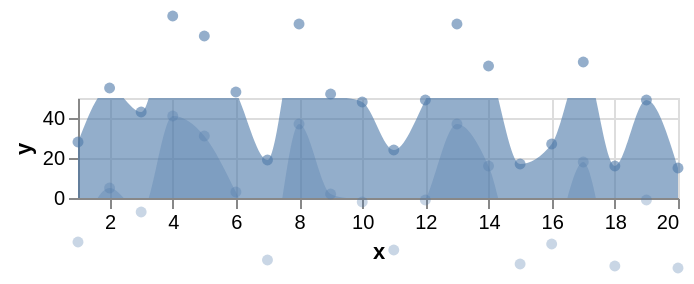

Write a Vega-Lite specification for this figure.
### Vega-Lite specification from a JSON file in a GitHub repository (floating-point values rounded to 4 significant figures)
{"$schema": "https://vega.github.io/schema/vega-lite/v2.json", "description": "Horizon Graph with 2 layers. (See https://idl.cs.washington.edu/papers/horizon/ for more details on Horizon Graphs.)", "width": 300, "height": 50, "data": {"values": [{"x": 1, "y": 28}, {"x": 2, "y": 55}, {"x": 3, "y": 43}, {"x": 4, "y": 91}, {"x": 5, "y": 81}, {"x": 6, "y": 53}, {"x": 7, "y": 19}, {"x": 8, "y": 87}, {"x": 9, "y": 52}, {"x": 10, "y": 48}, {"x": 11, "y": 24}, {"x": 12, "y": 49}, {"x": 13, "y": 87}, {"x": 14, "y": 66}, {"x": 15, "y": 17}, {"x": 16, "y": 27}, {"x": 17, "y": 68}, {"x": 18, "y": 16}, {"x": 19, "y": 49}, {"x": 20, "y": 15}]}, "config": {"area": {"interpolate": "monotone"}}, "layer": [{"layer": [{"mark": {"type": "area", "clip": true, "orient": "vertical"}, "encoding": {"x": {"field": "x", "type": "quantitative", "scale": {"zero": false, "nice": false}}, "y": {"field": "y", "type": "quantitative", "scale": {"domain": [0, 50]}}, "opacity": {"value": 0.6}}}, {"mark": {"type": "point", "filled": true, "opacity": 0}, "encoding": {"x": {"field": "x", "type": "quantitative", "scale": {"zero": false, "nice": false}}, "y": {"field": "y", "type": "quantitative", "scale": {"domain": [0, 50]}}, "opacity": {"value": 0.6}}}]}, {"transform": [{"calculate": "datum.y - 50", "as": "ny"}], "layer": [{"mark": {"type": "area", "clip": true, "orient": "vertical"}, "encoding": {"x": {"field": "x", "type": "quantitative"}, "y": {"field": "ny", "type": "quantitative", "scale": {"domain": [0, 50]}, "axis": {"title": "y"}}, "opacity": {"value": 0.3}}}, {"mark": {"type": "point", "filled": true, "opacity": 0}, "encoding": {"x": {"field": "x", "type": "quantitative"}, "y": {"field": "ny", "type": "quantitative", "scale": {"domain": [0, 50]}, "axis": {"title": "y"}}, "opacity": {"value": 0.3}}}]}]}
